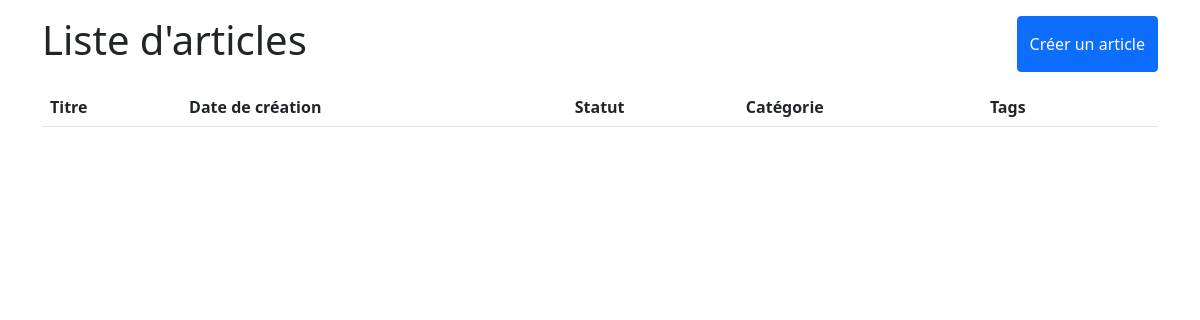
Before: / with the older database file.
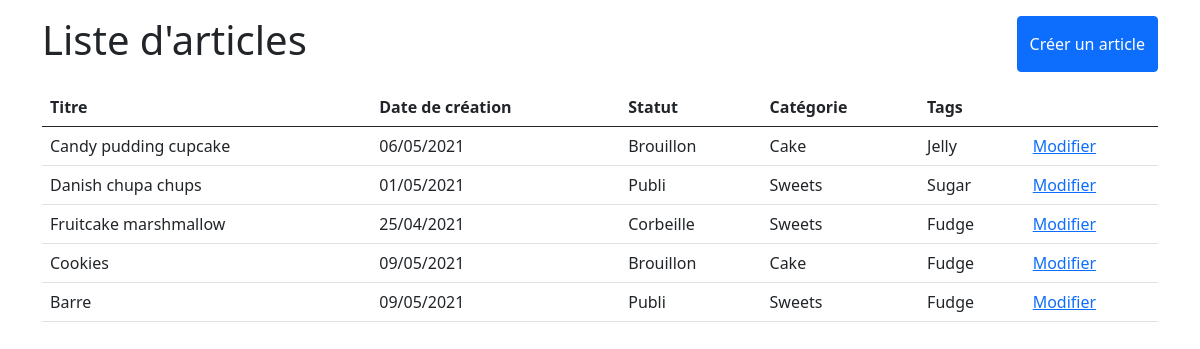
After: the same page with the newer database file.
### tables this page shows
CREATE TABLE IF NOT EXISTS `listearticles` (
  `idArticle` int(11) NOT NULL AUTO_INCREMENT,
  `titreArticle` varchar(255) NOT NULL,
  `statutArticle` enum('Publi','Corbeille','Brouillon') NOT NULL,
  `dateCreationArticle` date NOT NULL,
  `datePublicationtionArticle` date NOT NULL,
  `ContenuArticle` text NOT NULL,
  `idCategorie` int(11) DEFAULT NULL,
  PRIMARY KEY (`idArticle`),
  KEY `listeArticles_listeCategories_FK` (`idCategorie`)
);

CREATE TABLE IF NOT EXISTS `listecategories` (
  `idCategorie` int(11) NOT NULL AUTO_INCREMENT,
  `nomCategorie` varchar(255) NOT NULL,
  `descriptionCategorie` text NOT NULL,
  PRIMARY KEY (`idCategorie`)
);

CREATE TABLE IF NOT EXISTS `listetags` (
  `idTag` int(11) NOT NULL AUTO_INCREMENT,
  `nomTag` varchar(255) NOT NULL,
  `descriptionTag` varchar(255) NOT NULL,
  PRIMARY KEY (`idTag`)
);

### helpers.php (called while the page is built, shortened)
<?php
function afficheDateFR($dateStringUS){
    return date_format(date_create($dateStringUS), "d/m/Y");
}

### index.php (the view, shortened to what this page needs)
<?php
require "connect.php";
require "helpers.php";
$stmt = $db->query("SELECT * from listearticles
                       LEFT JOIN listecategories ON listearticles.idCategorie = listecategories.idCategorie
                       INNER JOIN posseder ON listearticles.idArticle = posseder.idArticle
                       INNER JOIN listeTags ON listetags.idTag = posseder.idTag");
$articles = $stmt->fetchAll();
?>
<html lang="en">
<head>
    <link href="https://cdn.jsdelivr.net/npm/bootstrap@5.0.0/dist/css/bootstrap.min.css" rel="stylesheet">
</head>
<body>
    <div class="container">
        <div class="d-flex justify-content-between mt-3 mb-3">
            <h1>Liste d'articles</h1>
            <a class="btn btn-primary d-flex align-items-center" href="editors.php">Créer un article</a>
        </div>
        <table class="table">
            <thead>
                <tr>
                    <th>Titre</th>
                    <th>Date de création</th>
                    <th>Statut</th>
                    <th>Catégorie</th>
                    <th>Tags</th>
                    <th></th>
                </tr>
            </thead>
            <?php foreach($articles as $article){ ?>
                    <tr>
                        <td><?= $article["titreArticle"] ?></td>
                        <td><?= afficheDateFR($article["dateCreationArticle"]) ?></td>
                        <td><?= $article["statutArticle"] ?></td>
                        <td><?= $article["nomCategorie"] ?></td>
                        <td><?= $article["nomTag"] ?></td></td>
                        <td>
                        <a href="#">Modifier</a>
                    </td>
                </tr>
            <?php } ?>
        </table>
    </div>
</body>
</html>

Changed rows visible on the page:
added listearticles: titreArticle "Candy pudding cupcake", dateCreationArticle "06/05/2021", statutArticle "Brouillon", idCategorie.nomCategorie "Cake", listetags.nomTag "Jelly"
added listearticles: titreArticle "Danish chupa chups", dateCreationArticle "01/05/2021", statutArticle "Publi", idCategorie.nomCategorie "Sweets", listetags.nomTag "Sugar"
added listearticles: titreArticle "Fruitcake marshmallow", dateCreationArticle "25/04/2021", statutArticle "Corbeille", idCategorie.nomCategorie "Sweets", listetags.nomTag "Fudge"
added listearticles: titreArticle "Cookies", dateCreationArticle "09/05/2021", statutArticle "Brouillon", idCategorie.nomCategorie "Cake", listetags.nomTag "Fudge"
added listearticles: titreArticle "Barre", dateCreationArticle "09/05/2021", statutArticle "Publi", idCategorie.nomCategorie "Sweets", listetags.nomTag "Fudge"
